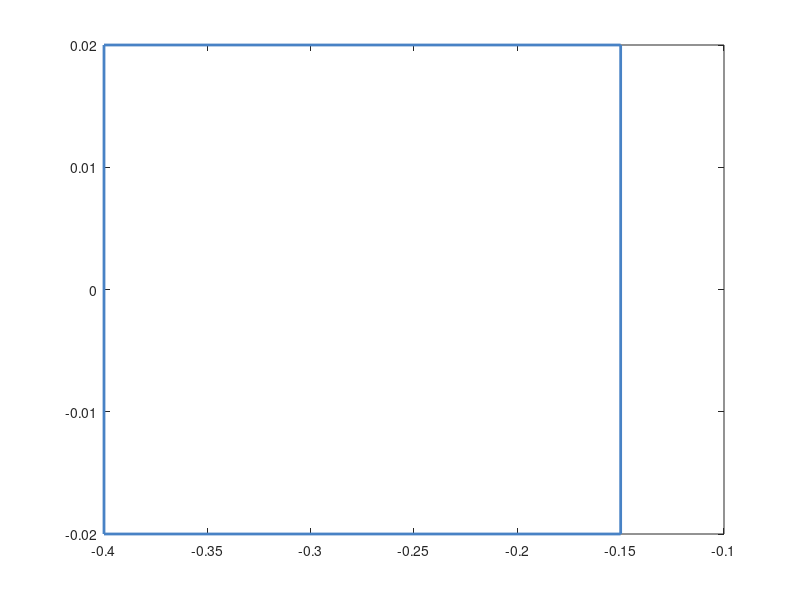

The MATLAB source for this figure: (Note: this script raises an error after producing the figure.)
plot( [-0.4, -0.15, -0.15, -0.4, -0.4], [-0.02,-0.02,0.02,0.02,-0.02], 'color' , [72/255 130/255 197/255], 'LineWidth', 2.0);
hold on;
clear;
Ts = 0.5;  % Sample Time
N = 3;
Duration = 7.5; % Simulation horizon

global simulation_result;
global disturb_range;

disturb_range = 0.1; % Disturbance range

formatSpec = '%f %f %f\n';

fileID = fopen('nn_5_relu.txt','w');

radius = 0.05;

for m=1:100

    
x0 = 0.35 + radius*rand(1);
y0 = 0.45 + radius*rand(1);
z0 = 0.25 + radius*rand(1);

x = [x0;y0;z0;];

simulation_result = x;

options = optimoptions('fmincon','Algorithm','sqp','Display','none');
uopt = zeros(N,1);

u_max = 0;

% Apply the control input constraints
LB = -3*ones(N,1);
UB = 3*ones(N,1);

x_now  = zeros(3,1);
x_next = zeros(3,1);
z = zeros(4,1);


% Start simulation
for ct = 1:(Duration/Ts)
    uopt(1) = NN_output(x, 100, 0.1, 'nn_5_relu');
    
    x = system_eq_dis(x, Ts, uopt(1));
    
end
plot(simulation_result(1,:),simulation_result(2,:), 'color', [223/255, 67/255, 69/255]);
% title('Benchmark 7 (ReLU)', 'FontSize', 14)
% xlabel('x1', 'FontSize', 14);
% ylabel('x2', 'FontSize', 14);
set(gca,'FontSize',16)
hold on;

fprintf(fileID, formatSpec, simulation_result(1:3,:));

end
fclose(fileID);
% fig = gcf;
% fig.PaperPositionMode = 'auto';
% fig_pos = fig.PaperPosition;
% fig.PaperSize = [fig_pos(3) fig_pos(4)];
% print(fig,'../Benchmarks/benchmark7_relu','-dpdf')
% export_fig ../Benchmarks/benchmark7_relu.pdf